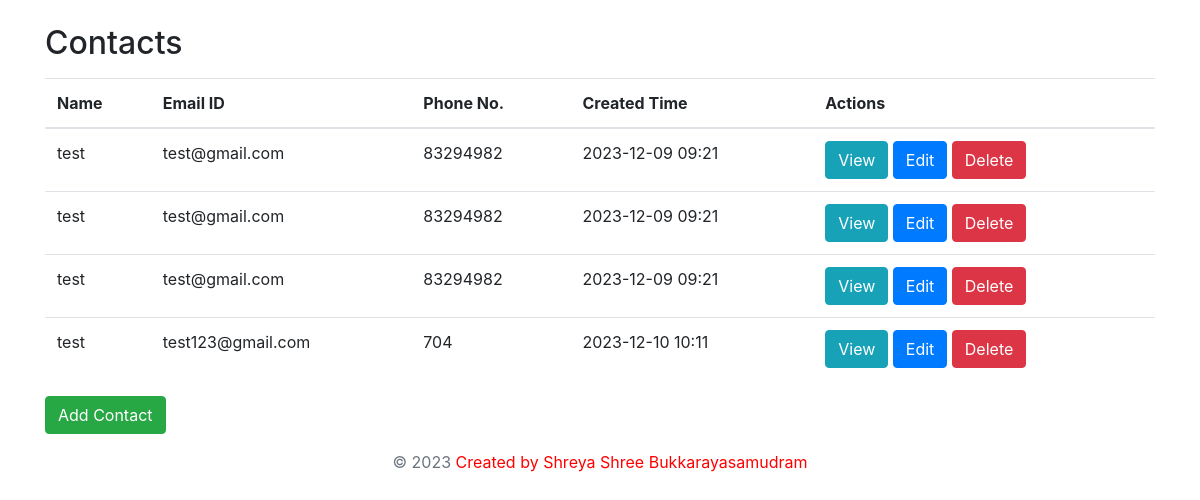
The page /contacts/ on the database as committed earlier.
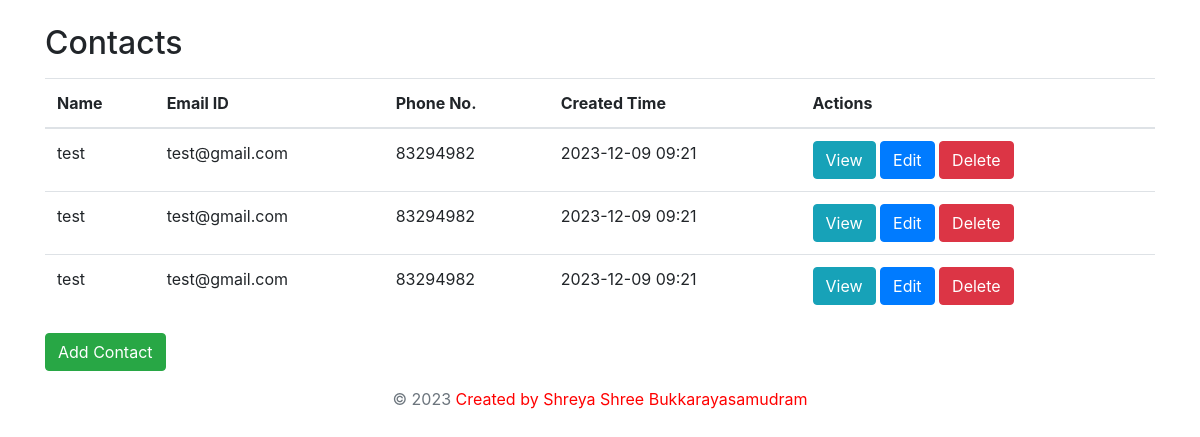
The same page on the database as committed later.
### contacts/models.py (models this page shows, shortened)
class Contact(models.Model):
    name = models.CharField(max_length=100)
    email = models.EmailField()
    phone = models.CharField(max_length=20)
    address = models.TextField(blank=True, null=True)
    created_at = models.DateTimeField(auto_now_add=True)

### contacts/views.py (the view)
# urls.py: path('', views.contact_list, name='contact_list'),
def contact_list(request):
    contacts = Contact.objects.all()
    return render(request, 'contacts/contact_list.html', {'contacts': contacts})

### contacts/templates/contacts/contact_list.html (shortened to what this page needs)
<!DOCTYPE html>
<html lang="en">
<head>
    <link href="https://stackpath.bootstrapcdn.com/bootstrap/4.3.1/css/bootstrap.min.css" rel="stylesheet">
</head>
<body>
    <div class="container mt-4">
        <h2 class="mb-3">Contacts</h2>
        {% if contacts %}
            <table class="table">
                <thead>
                    <tr>
                        <th>Name</th>
                        <th>Email ID</th>
                        <th>Phone No.</th>
                        <th>Created Time</th>
                        <th>Actions</th>
                    </tr>
                </thead>
                <tbody>
                    {% for contact in contacts %}
                        <tr>
                            <td>{{ contact.name }}</td>
                            <td>{{ contact.email }}</td>
                            <td>{{ contact.phone }}</td>
                            <td>{{ contact.created_at|date:"Y-m-d H:i" }}</td>
                            <td>
                                <a href="{% url 'contact_detail' contact.pk %}" class="btn btn-info">View</a>
                                <a href="{% url 'contact_edit' contact.pk %}" class="btn btn-primary">Edit</a>
                                <a href="{% url 'contact_delete' contact.pk %}" class="btn btn-danger">Delete</a>
                            </td>
                        </tr>
                    {% endfor %}
                </tbody>
            </table>
        {% else %}
            <p>No contacts found.</p>
        {% endif %}
        <a href="{% url 'contact_new' %}" class="btn btn-success">Add Contact</a>
    </div>
    <footer class="footer mt-auto py-3">
        <div class="container text-center">
            <span class="text-muted">&copy; 2023 <span style="color: red;">Created by Shreya Shree Bukkarayasamudram</span></span>
        </div>
    </footer>
</body>
</html>

Rows that differ between the two databases and show on the page:
removed Contact: name "test", email "test123@gmail.com", phone "704", created_at "2023-12-10 10:11"
